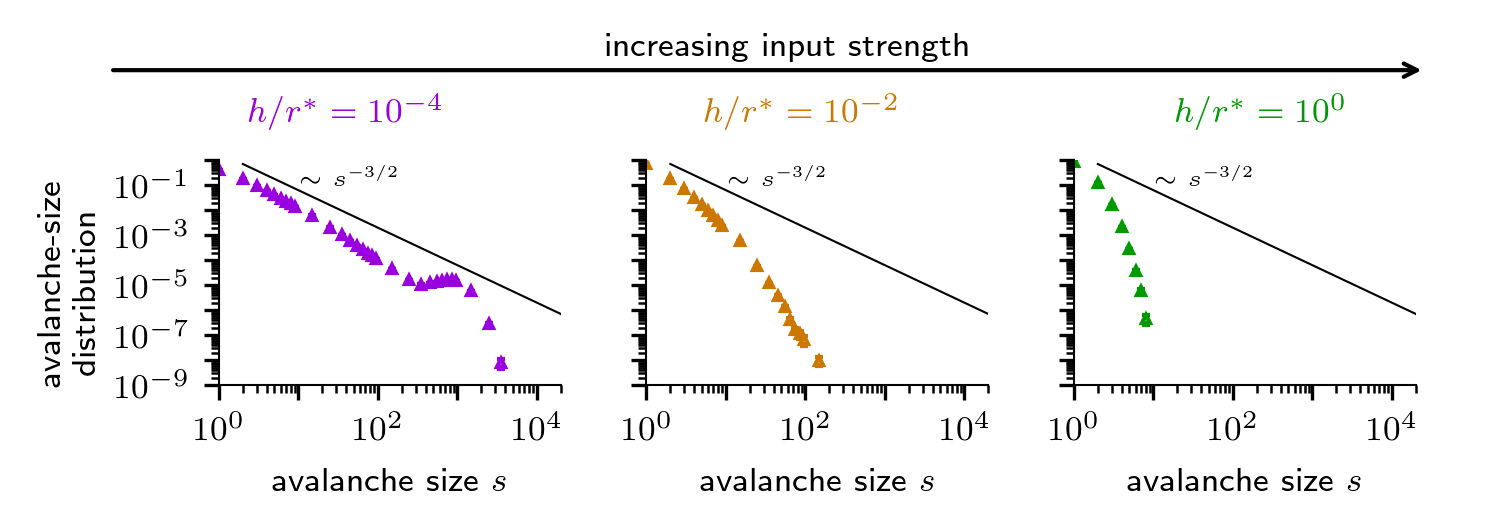

Python code for this plot:
#!/usr/bin/python

import numpy
import matplotlib
import matplotlib.pyplot as plt
import matplotlib.collections as collections
import matplotlib.ticker as ticker

#plt.style.use('./prx.mplstyle')
matplotlib.rcParams['text.latex.preview'] = True
params = {'text.latex.preamble' : [r'\usepackage{siunitx}', r'\usepackage{amsmath}']}
fig=plt.figure(figsize=(4.75, 1.00))
plt.rcParams.update(params)
plt.rcParams.update({'axes.titlesize':  8})
plt.rcParams.update({'axes.labelsize':  8})
plt.rcParams.update({'font.size':       8})
plt.rcParams.update({'legend.fontsize': 8})
plt.rcParams.update({'xtick.labelsize': 8})
plt.rcParams.update({'ytick.labelsize': 8})
plt.rcParams.update({'text.usetex':  True})
plt.rcParams.update({'savefig.bbox':  'tight'})
#sadly this is needed to fix the figure size to the predifined height and width from the style file
ax = plt.axes([0., 0., 1., 1.], frameon=False, xticks=[],yticks=[])

h_list=(1e-7,1e-5,1e-3)
dt=1e-3

color=('#9900DD', '#CC7700', '#009900')

for i,h in enumerate(h_list):
    ######################################## activity
    s,Ps,err=numpy.loadtxt("../../../paper/2018_homplast_dynamic-states/data/result_avg_distribution_avalanche_sub_size_BN_MF_T1e7_h%.0e.dat"%h, usecols=(0,1,2), unpack=True)
    p_avalanche=plt.axes([0.13+0.30*i,0.1,0.24,0.75])
    p_avalanche.errorbar(s[::1],Ps[::1],yerr=err[::1],fmt='^', color=color[i], lw=0.1, markersize=2, capsize=1, mec=color[i], mfc='none', label=r'$P_\mathrm{sub}$')
    log_x=numpy.logspace(0,6,100)
    p_avalanche.plot(log_x[log_x>2e0],2*numpy.power(log_x[log_x>2e0],-3/2.),color='black',lw=0.5)
    p_avalanche.text(1e1,1e-1,r'$\sim s^{-3/2}$',size='x-small')
    p_avalanche.spines['bottom'].set_linewidth(0.5)
    p_avalanche.spines['right'].set_visible(False)
    p_avalanche.spines['top'].set_visible(False)
    p_avalanche.spines['left'].set_linewidth(0.5)
    p_avalanche.set_xscale('log')
    p_avalanche.set_yscale('log')
    p_avalanche.set_xlim([1,2e4])
    p_avalanche.set_xlabel(r'{avalanche size $s$}')
    p_avalanche.xaxis.set_ticks_position('bottom')
    p_avalanche.yaxis.set_ticks_position('left')
    p_avalanche.xaxis.set_tick_params(which='both', direction='out')
    p_avalanche.yaxis.set_tick_params(which='both', direction='out')
    p_avalanche.xaxis.set_major_locator(matplotlib.ticker.LogLocator(base=10.0, subs=(1.0,), numticks=100) )
    p_avalanche.xaxis.set_minor_locator(ticker.LogLocator(base=10., subs=numpy.arange(2,10)*.1, numticks=100))
    p_avalanche.xaxis.set_minor_formatter(matplotlib.ticker.NullFormatter())
    p_avalanche.yaxis.set_major_locator(matplotlib.ticker.LogLocator(base=10.0, subs=(1.0,), numticks=100) )
    p_avalanche.yaxis.set_minor_locator(ticker.LogLocator(base=10., subs=numpy.arange(2,10)*.1, numticks=100))
    p_avalanche.yaxis.set_minor_formatter(matplotlib.ticker.NullFormatter())
    p_avalanche.set_ylim([1e-9,1])
    plt.setp(p_avalanche.get_xticklabels()[::2], visible=False)
    if i==0:
        plt.setp(p_avalanche.get_yticklabels()[::2], visible=False)
    else:
        plt.setp(p_avalanche.get_yticklabels()[:], visible=False)

#additional labels
plt.figtext(0,0.70, r'{avalanche-size}',rotation=90)
plt.figtext(0.025,0.60, r'{distribution}',rotation=90)

#input legend
#ax.annotate('', xy=(1.00,0.08), xycoords='axes fraction', xytext=(1.00,0.95), arrowprops=dict(arrowstyle='->', color='black'))
#plt.figtext(0.97,0.96,r'$h/r^\ast$')
#plt.figtext(1.02,0.10,r'$1$')
plt.figtext(0.15,0.98,r'{$h/r^\ast=10^{-4}$}',color=color[0])
#plt.figtext(0.12+1*0.19,0.98,r'{$h/r^\ast=10^{-3}$}',color=color[1])
plt.figtext(0.47,0.98,r'{$h/r^\ast=10^{-2}$}',color=color[1])
#plt.figtext(0.12+3*0.19,0.98,r'{$h/r^\ast=10^{-1}$}',color=color[3])
plt.figtext(0.80,0.98,r'{$h/r^\ast=10^{0} $}',color=color[2])

#make arrow directly here
plt.figtext(0.4,1.2,r'increasing input strength')
#ax.arrow(0,1,1,1, head_width=0.1, head_length=0.1)
ax.annotate('', xy=(0.05,1.15), xycoords='axes fraction', xytext=(0.98,1.15), arrowprops=dict(arrowstyle='<-', color='black'))

#plt.show()
plt.savefig("fig_avalanches_simulation_mf.png", transparent=True, dpi=300)
